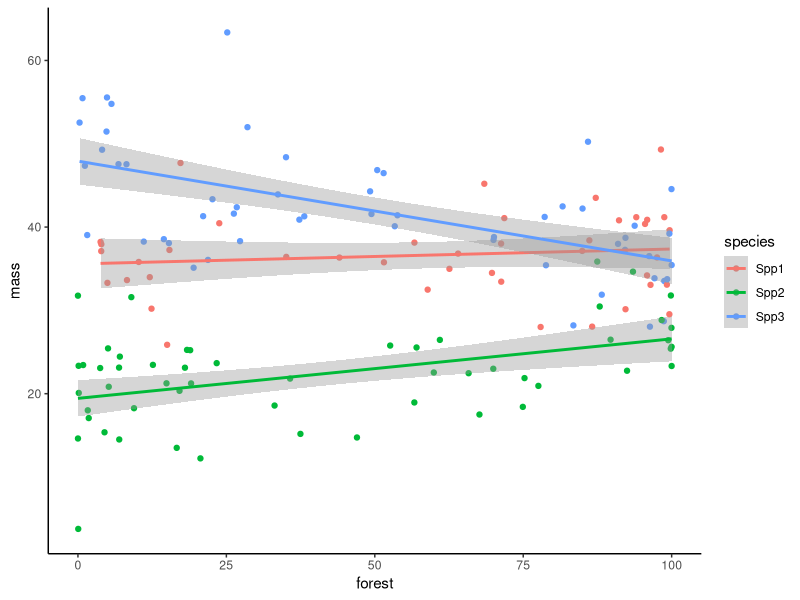
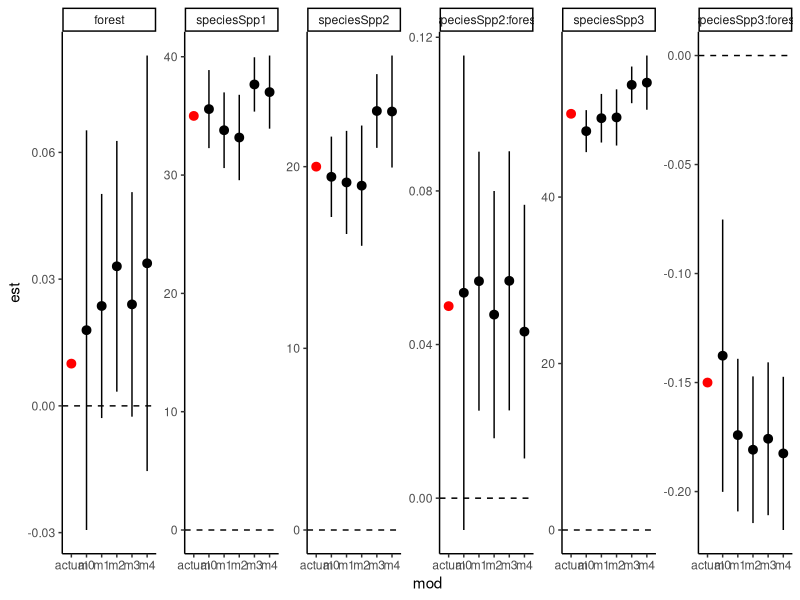

Recreate these plots in R, in order. (Note: this script raises an error after producing the figures.)
#Make mixed effect model example data

set.seed(123)

#Generate data
n <- 150

#Fixed effects
species <- sample(c('Spp1','Spp2','Spp3'),n,TRUE) #Species
forest <- rbeta(n,0.5,0.5)*100 #Forest cover %
fixefMat <- model.matrix(~species*forest-1) #Fixed effects matrix

fixCoef <- c(35,20,50,0.01,0.05,-0.15)

fixefMat %*% fixCoef

#Random effects

#Sampling sites
sites <- sample(c('Wellwick', 'Falconport', 'Greenelf', 'Riverbridge', 'Highhedge', 'Mallowholt', 'Blueglass', 'Snowbeach', 'Brightdale', 'Iceapple', 'Lorwald', 'Violetborough', 'Stonepine', 'Icebarrow', 'Lincastle'),n,TRUE)
nsites <- length(unique(sites))

#Variance components
sigmaR <- 3 #Residual sigma 
sigmaG <- 5 #Group intercept sigma
sigmaG_slope <- 0.03 #Slope sigma

#Correlated intercepts and slopes, using Choleski matrices
raneffs <- matrix(rnorm(nsites*2,0,1),ncol=2) #Uncorrelated unit normals
slopeCor <- -0.7 #Intercept-slope correlation
corMat <- matrix(c(1,slopeCor,slopeCor,1),ncol=2) #Correlation matrix
cholCorMat <- chol(corMat) #Choleski transform of corMat
raneffs <- raneffs %*% cholCorMat #Induces correlation in slopes
raneffs <- raneffs * matrix(rep(c(sigmaG,sigmaG_slope),each=nsites),ncol=2,
                            dimnames=list(letters[1:nsites],c('Int','Slope'))) #Changes SD for each column
raneff_int <- model.matrix(~sites-1) %*% raneffs[,1] #Intercept vector
raneff_slope <- forest * model.matrix(~sites-1) %*% raneffs[,2]  #Slope vector

yhat <- fixefMat %*% fixCoef + raneff_int + raneff_slope  #Expected value
mass <- rnorm(n,yhat,sigmaR) #Data
dat <- data.frame(mass,species,forest,sites) #Assemble into data frame
write.csv(dat,file='batMass.csv')

#Check data

library(tidyverse)
theme_set(theme_classic())
library(lme4)

ggplot(dat,aes(x=forest,y=mass,col=species))+geom_point()+geom_smooth(method='lm')

#Fit model
dat <- dat %>% mutate(sForest=scale(forest))

m0 <- lm(mass~species*forest-1,data=dat)
m1 <- lmer(mass~species*forest-1+(1|sites),data=dat)
m2 <- lmer(mass~species*forest-1+(forest|sites),data=dat)
m3 <- lm(mass~species*forest+sites-1,data=dat) #"My supervisor told me to"
m4 <- lm(mass~species*forest+forest*sites-1,data=dat) #"My supervisor told me to 2"

# m0 <- lm(mass~species*sForest-1,data=dat)
# m1 <- lmer(mass~species*sForest-1+(1|sites),data=dat)
# m2 <- lmer(mass~species*sForest-1+(sForest|sites),data=dat)
# m3 <- lm(mass~species*sForest+sForest*sites-1,data=dat) #"My supervisor told me to"
# m4 <- lm(mass~sForest*sites+species*sForest-1,data=dat) #"My supervisor told me to 2"

with(dat,xtabs(~sites+species))
with(dat,xtabs(~sites)) #If any of the sites have 1 record only, you'll get a singularity warning

getCoefs <- function(mod,mult=1.96){ #Extract fixed effects coefficients + SEs
  if(class(mod)=='lmerMod'){
    est <- fixef(mod)
  } else {
    est <- coef(mod)
  }
  se <- sqrt(diag(vcov(mod)))
  upr <- est+se*mult
  lwr <- est-se*mult
  d <- data.frame(est,se,upr,lwr)
  return(d)
}

modList <- list(m0=m0,m1=m1,m2=m2,m3=m3,m4=m4)

#Plot of coefficients
lapply(modList,getCoefs) %>% do.call('rbind',.) %>% 
  rownames_to_column('coef') %>% 
  separate(coef,c('mod','coef'),sep='\\.') %>% 
  filter(!grepl('sites',coef)) %>% 
  bind_rows(.,data.frame(mod='actual',coef=names(coef(m0)),est=fixCoef,se=0,upr=NA,lwr=NA)) %>% 
  ggplot(aes(x=mod,y=est))+
  geom_pointrange(aes(ymax=upr,ymin=lwr,col=ifelse(mod=='actual','a','b')),
                  position=position_dodge(width=0.5),show.legend = FALSE)+
  geom_hline(yintercept=0,linetype='dashed')+
  facet_wrap(~coef,nrow=1,scales='free_y')+
  scale_colour_manual(values=c('red','black'))

meanAt <- function(mat,cols=NA){ #Take mean of only certain matrix columns
  if(length(cols==1)&&is.na(cols)) return(mat)
  cMeans <- matrix(rep(apply(mat[,cols],2,mean),each=nrow(mat)),nrow=nrow(mat))
  mat[,cols] <- cMeans
  return(mat)
}

meanAt(head(model.matrix(m3)),which(grepl('sites',names(coef(m3)))))

#Plot of predictions - would be better with standard errors
data.frame(species,forest,
  actual=fixefMat %*% fixCoef,
  m0=predict(m0),
  m1=predict(m1,re.form=~0),m2=predict(m2,re.form=~0),
  m3=meanAt(model.matrix(m3),which(grepl('sites',names(coef(m3))))) %*% coef(m3),
  m4=meanAt(model.matrix(m4),which(grepl('sites',names(coef(m4))))) %*% coef(m4)
  ) %>% 
  arrange(species,forest) %>% 
  pivot_longer(m0:m4) %>% 
  ggplot(aes(x=forest,y=value,col=species))+geom_line()+
  geom_line(aes(y=actual,group=species),col='black',linetype='dashed')+
  facet_wrap(~name)


